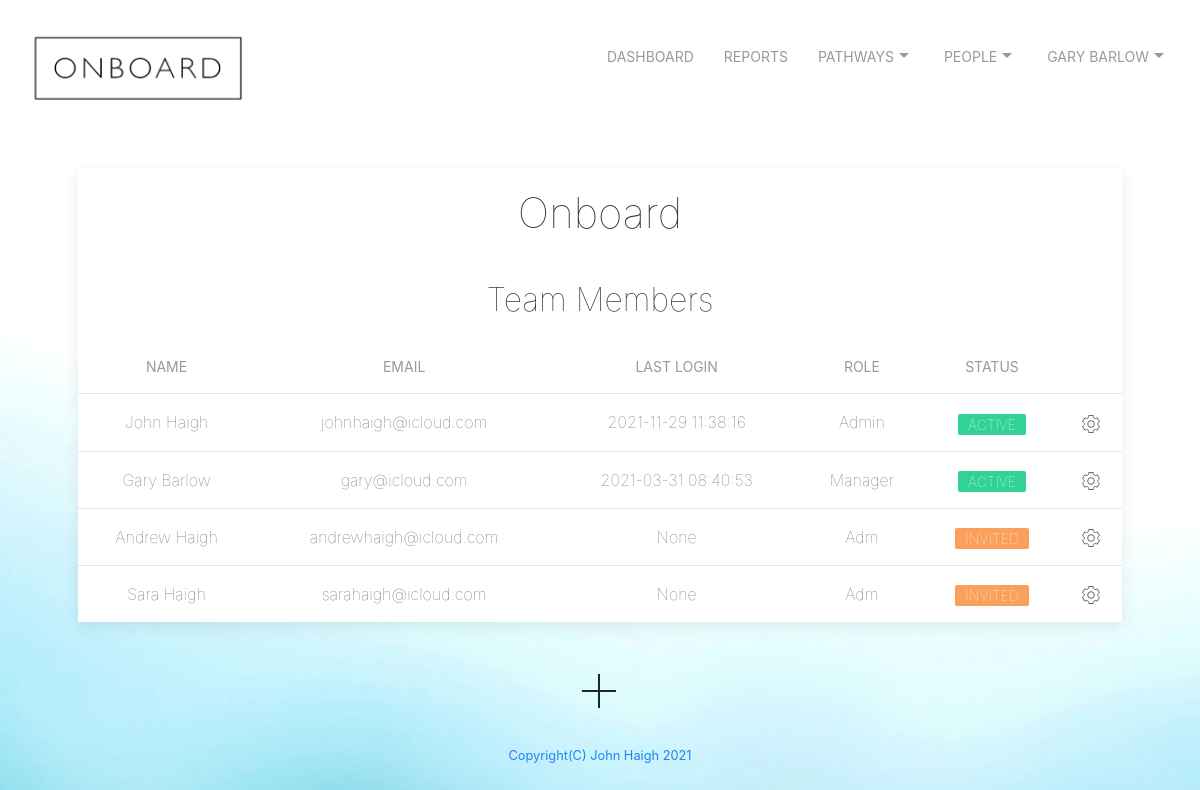
The page /viewteam (signed in) on the database its author committed.
### tables this page shows
CREATE TABLE users ('id' integer PRIMARY KEY NOT NULL, 'email' text NOT NULL, 'firstname' text NOT NULL,'lastname' text NOT NULL, 'password' text NOT NULL, 'company' text NOT NULL, 'jobrole' text NOT NULL,'companymail' text NOT NULL, 'confirmed' text, 'lastlogin' text, 'adminlevel' int, 'status' text, 'region' text, 'averagescore' int, 'averagebusiness' int, 'averagebusinesstarget' int, 'averageprogressnumber' int);

### app.py (the view, shortened to what this page needs)
@app.route("/viewteam", methods=["GET", "POST"])
@login_required
def viewteam():
    if request.method == "GET":
        db = SQL("sqlite:///onboard.db")
        info = db.execute("SELECT * FROM users WHERE id = ?", session["user_id"])
        username = info[0]['email']
        firstname = info[0]['firstname']
        lastname = info[0]['lastname']
        company = info[0]['company']
        companymail = info[0]['companymail']
        fullname = firstname + ' ' + lastname
        teammembers = db.execute("SELECT * FROM users WHERE company = ? AND companymail = ? ORDER BY confirmed", company, companymail)
        print(teammembers)
        return render_template("viewteam.html", teammembers = teammembers, FullName = fullname, company = company)

### app.py (called while the page is built)
@app.after_request
def after_request(response):
    response.headers["Cache-Control"] = "no-cache, no-store, must-revalidate"
    response.headers["Expires"] = 0
    response.headers["Pragma"] = "no-cache"
    return response

def login_required(f):
    @wraps(f)
    def decorated_function(*args, **kwargs):
        if session.get("user_id") is None:
            return redirect("/login")
        return f(*args, **kwargs)
    return decorated_function

### templates/viewteam.html (shortened to what this page needs)
{% extends "layout.html" %}
{% block main %}
<div class="uk-card uk-card-default uk-card-small">
  <div class="uk-text-center uk-card-body">
    <h1 class="uk-text uk-text-lighter">{{teammembers[0]['company']}}</h1>
    <h2 class="uk-text uk-text-lighter">Team Members</h2>
  </div>
<form method="POST">
    <table class="uk-table uk-table-middle uk-table-divider uk-text uk-text-lighter">
      <thead>
        <th style="text-align: center; vertical-align: middle;">Name</th>
        <th style="text-align: center; vertical-align: middle;">Email</th>
        <th style="text-align: center; vertical-align: middle;">Last Login</th>
        <th style="text-align: center; vertical-align: middle;">Role</th>
        <th style="text-align: center; vertical-align: middle;">Status</th>
        <th style="text-align: center; vertical-align: middle;"></th>
      </thead>
      {% for teammembers in teammembers %}
      <tr>
        <td style="text-align: center; vertical-align: middle;">{{teammembers['firstname']}} {{teammembers['lastname']}}</td>
        <td style="text-align: center; vertical-align: middle;">{{teammembers['email']}}</td>
        <td style="text-align: center; vertical-align: middle;">{{teammembers['lastlogin']}}</td>
        <td style="text-align: center; vertical-align: middle;">{{teammembers['adminlevel']}}</td>
        {% if teammembers['status'] == 'invited' %}
          <td style="text-align: center; vertical-align: middle;"><span class="uk-label uk-label-warning">{{teammembers['status']}}</span></td>
        {% endif %}
        {% if teammembers['status'] == 'active' %}
          <td style="text-align: center; vertical-align: middle;"><span class="uk-label uk-label-success">{{teammembers['status']}}</span></td>
        {% endif %}
        <td style="text-align: center; vertical-align: middle;"><a href="/viewteammember?email={{teammembers['email']}}" uk-icon="icon: cog"></a></td>
      </tr>
      {% endfor %}
    </table>
</form>
</div>
  <div id="center">
    <a onclick="invite()" uk-icon="icon: plus; ratio: 2"></a>
  </div>
{% endblock %}

### static/styles.css (style rules this page uses)
#center { margin-left: auto; margin-right: auto; text-align: center; padding: 30px; }
body { border-color: coral; }
body { background-image: url("images/onboard_homepage_background_1400x933px.jpg"); background-repeat: repeat; background-size: cover; background-color: #464646; height: 200vh; }

### rows shown on the page
users: company "Onboard", firstname "John", lastname "Haigh", email "johnhaigh@icloud.com", lastlogin "2021-11-29 11:38:16", adminlevel "Admin", status "ACTIVE"
users: firstname "Gary", lastname "Barlow", email "gary@icloud.com", lastlogin "2021-03-31 08:40:53", adminlevel "Manager", status "ACTIVE"
users: firstname "Andrew", lastname "Haigh", email "andrewhaigh@icloud.com", lastlogin "None", adminlevel "Adm", status "INVITED"
users: firstname "Sara", lastname "Haigh", email "sarahaigh@icloud.com", lastlogin "None", adminlevel "Adm", status "INVITED"

### other values the page prints
{{ FullName }} "GARY BARLOW"
